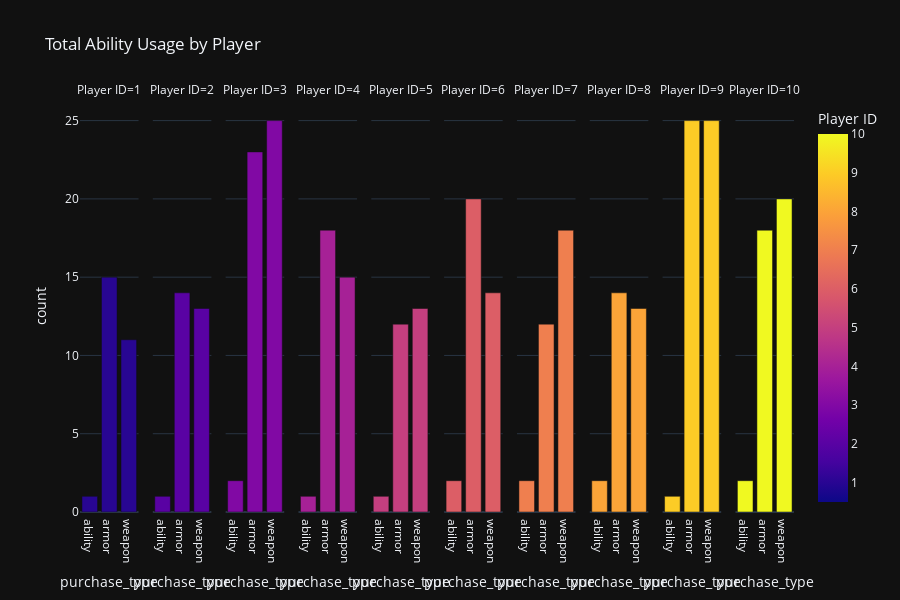

The cell this chart's notebook holds for it:
### Code cell
# 提取每次交易的物品类型
def get_purchase_type(transaction):
    if transaction['transactionType'] == 'PURCHASE':       
        if 'weapon' in transaction and transaction['weapon']['fallback']['guid']:
            return 'weapon'
        elif 'ability' in transaction and transaction['ability']['type']:
            return 'ability'
        elif 'armor' in transaction:
            return 'armor'
        else:
            return 'other'

df_transaction_cleaned['purchase_type'] = df_transaction_cleaned['inventoryTransaction'].apply(get_purchase_type)

purchase_stats = df_transaction_cleaned.groupby(['playerID', 'purchase_type']).size().reset_index(name='count').dropna()
print(purchase_stats.head())

fig = px.bar(purchase_stats, x='purchase_type', y='count', color='playerID', 
             facet_col='playerID', 
             labels={'chargesConsumed':'Charges Consumed', 'ability':'Ability', 'playerID':'Player ID'},
             # color_continuous_scale="Viridis",
             title='Total Ability Usage by Player',
             height=600)

fig.show()

### Figure 1 — Plotly figure (JSON) as saved in the notebook; plotly's stock layout.template omitted (floating-point values rounded to 4 significant figures)
{"data": [{"alignmentgroup": "True", "hovertemplate": "Player ID=%{marker.color}<br>purchase_type=%{x}<br>count=%{y}<extra></extra>", "legendgroup": "", "marker": {"color": [1, 1, 1], "coloraxis": "coloraxis", "pattern": {"shape": ""}}, "name": "", "offsetgroup": "", "orientation": "v", "showlegend": false, "textposition": "auto", "type": "bar", "x": ["ability", "armor", "weapon"], "xaxis": "x", "y": [1, 15, 11], "yaxis": "y"}, {"alignmentgroup": "True", "hovertemplate": "Player ID=%{marker.color}<br>purchase_type=%{x}<br>count=%{y}<extra></extra>", "legendgroup": "", "marker": {"color": [2, 2, 2], "coloraxis": "coloraxis", "pattern": {"shape": ""}}, "name": "", "offsetgroup": "", "orientation": "v", "showlegend": false, "textposition": "auto", "type": "bar", "x": ["ability", "armor", "weapon"], "xaxis": "x2", "y": [1, 14, 13], "yaxis": "y2"}, {"alignmentgroup": "True", "hovertemplate": "Player ID=%{marker.color}<br>purchase_type=%{x}<br>count=%{y}<extra></extra>", "legendgroup": "", "marker": {"color": [3, 3, 3], "coloraxis": "coloraxis", "pattern": {"shape": ""}}, "name": "", "offsetgroup": "", "orientation": "v", "showlegend": false, "textposition": "auto", "type": "bar", "x": ["ability", "armor", "weapon"], "xaxis": "x3", "y": [2, 23, 25], "yaxis": "y3"}, {"alignmentgroup": "True", "hovertemplate": "Player ID=%{marker.color}<br>purchase_type=%{x}<br>count=%{y}<extra></extra>", "legendgroup": "", "marker": {"color": [4, 4, 4], "coloraxis": "coloraxis", "pattern": {"shape": ""}}, "name": "", "offsetgroup": "", "orientation": "v", "showlegend": false, "textposition": "auto", "type": "bar", "x": ["ability", "armor", "weapon"], "xaxis": "x4", "y": [1, 18, 15], "yaxis": "y4"}, {"alignmentgroup": "True", "hovertemplate": "Player ID=%{marker.color}<br>purchase_type=%{x}<br>count=%{y}<extra></extra>", "legendgroup": "", "marker": {"color": [5, 5, 5], "coloraxis": "coloraxis", "pattern": {"shape": ""}}, "name": "", "offsetgroup": "", "orientation": "v", "showlegend": false, "textposition": "auto", "type": "bar", "x": ["ability", "armor", "weapon"], "xaxis": "x5", "y": [1, 12, 13], "yaxis": "y5"}, {"alignmentgroup": "True", "hovertemplate": "Player ID=%{marker.color}<br>purchase_type=%{x}<br>count=%{y}<extra></extra>", "legendgroup": "", "marker": {"color": [6, 6, 6], "coloraxis": "coloraxis", "pattern": {"shape": ""}}, "name": "", "offsetgroup": "", "orientation": "v", "showlegend": false, "textposition": "auto", "type": "bar", "x": ["ability", "armor", "weapon"], "xaxis": "x6", "y": [2, 20, 14], "yaxis": "y6"}, {"alignmentgroup": "True", "hovertemplate": "Player ID=%{marker.color}<br>purchase_type=%{x}<br>count=%{y}<extra></extra>", "legendgroup": "", "marker": {"color": [7, 7, 7], "coloraxis": "coloraxis", "pattern": {"shape": ""}}, "name": "", "offsetgroup": "", "orientation": "v", "showlegend": false, "textposition": "auto", "type": "bar", "x": ["ability", "armor", "weapon"], "xaxis": "x7", "y": [2, 12, 18], "yaxis": "y7"}, {"alignmentgroup": "True", "hovertemplate": "Player ID=%{marker.color}<br>purchase_type=%{x}<br>count=%{y}<extra></extra>", "legendgroup": "", "marker": {"color": [8, 8, 8], "coloraxis": "coloraxis", "pattern": {"shape": ""}}, "name": "", "offsetgroup": "", "orientation": "v", "showlegend": false, "textposition": "auto", "type": "bar", "x": ["ability", "armor", "weapon"], "xaxis": "x8", "y": [2, 14, 13], "yaxis": "y8"}, {"alignmentgroup": "True", "hovertemplate": "Player ID=%{marker.color}<br>purchase_type=%{x}<br>count=%{y}<extra></extra>", "legendgroup": "", "marker": {"color": [9, 9, 9], "coloraxis": "coloraxis", "pattern": {"shape": ""}}, "name": "", "offsetgroup": "", "orientation": "v", "showlegend": false, "textposition": "auto", "type": "bar", "x": ["ability", "armor", "weapon"], "xaxis": "x9", "y": [1, 25, 25], "yaxis": "y9"}, {"alignmentgroup": "True", "hovertemplate": "Player ID=%{marker.color}<br>purchase_type=%{x}<br>count=%{y}<extra></extra>", "legendgroup": "", "marker": {"color": [10, 10, 10], "coloraxis": "coloraxis", "pattern": {"shape": ""}}, "name": "", "offsetgroup": "", "orientation": "v", "showlegend": false, "textposition": "auto", "type": "bar", "x": ["ability", "armor", "weapon"], "xaxis": "x10", "y": [2, 18, 20], "yaxis": "y10"}], "layout": {"annotations": [{"font": {}, "showarrow": false, "text": "Player ID=1", "x": 0.041, "xanchor": "center", "xref": "paper", "y": 1, "yanchor": "bottom", "yref": "paper"}, {"font": {}, "showarrow": false, "text": "Player ID=2", "x": 0.143, "xanchor": "center", "xref": "paper", "y": 1, "yanchor": "bottom", "yref": "paper"}, {"font": {}, "showarrow": false, "text": "Player ID=3", "x": 0.245, "xanchor": "center", "xref": "paper", "y": 1, "yanchor": "bottom", "yref": "paper"}, {"font": {}, "showarrow": false, "text": "Player ID=4", "x": 0.347, "xanchor": "center", "xref": "paper", "y": 1, "yanchor": "bottom", "yref": "paper"}, {"font": {}, "showarrow": false, "text": "Player ID=5", "x": 0.449, "xanchor": "center", "xref": "paper", "y": 1, "yanchor": "bottom", "yref": "paper"}, {"font": {}, "showarrow": false, "text": "Player ID=6", "x": 0.551, "xanchor": "center", "xref": "paper", "y": 1, "yanchor": "bottom", "yref": "paper"}, {"font": {}, "showarrow": false, "text": "Player ID=7", "x": 0.653, "xanchor": "center", "xref": "paper", "y": 1, "yanchor": "bottom", "yref": "paper"}, {"font": {}, "showarrow": false, "text": "Player ID=8", "x": 0.755, "xanchor": "center", "xref": "paper", "y": 1, "yanchor": "bottom", "yref": "paper"}, {"font": {}, "showarrow": false, "text": "Player ID=9", "x": 0.857, "xanchor": "center", "xref": "paper", "y": 1, "yanchor": "bottom", "yref": "paper"}, {"font": {}, "showarrow": false, "text": "Player ID=10", "x": 0.959, "xanchor": "center", "xref": "paper", "y": 1, "yanchor": "bottom", "yref": "paper"}], "barmode": "relative", "coloraxis": {"colorbar": {"title": {"text": "Player ID"}}, "colorscale": [[0, "#0d0887"], [0.1111, "#46039f"], [0.2222, "#7201a8"], [0.3333, "#9c179e"], [0.4444, "#bd3786"], [0.5556, "#d8576b"], [0.6667, "#ed7953"], [0.7778, "#fb9f3a"], [0.8889, "#fdca26"], [1, "#f0f921"]]}, "height": 600, "legend": {"tracegroupgap": 0}, "title": {"text": "Total Ability Usage by Player"}, "xaxis": {"anchor": "y", "domain": [0, 0.082], "title": {"text": "purchase_type"}}, "xaxis10": {"anchor": "y10", "domain": [0.918, 1], "matches": "x", "title": {"text": "purchase_type"}}, "xaxis2": {"anchor": "y2", "domain": [0.102, 0.184], "matches": "x", "title": {"text": "purchase_type"}}, "xaxis3": {"anchor": "y3", "domain": [0.204, 0.286], "matches": "x", "title": {"text": "purchase_type"}}, "xaxis4": {"anchor": "y4", "domain": [0.306, 0.388], "matches": "x", "title": {"text": "purchase_type"}}, "xaxis5": {"anchor": "y5", "domain": [0.408, 0.49], "matches": "x", "title": {"text": "purchase_type"}}, "xaxis6": {"anchor": "y6", "domain": [0.51, 0.592], "matches": "x", "title": {"text": "purchase_type"}}, "xaxis7": {"anchor": "y7", "domain": [0.612, 0.694], "matches": "x", "title": {"text": "purchase_type"}}, "xaxis8": {"anchor": "y8", "domain": [0.714, 0.796], "matches": "x", "title": {"text": "purchase_type"}}, "xaxis9": {"anchor": "y9", "domain": [0.816, 0.898], "matches": "x", "title": {"text": "purchase_type"}}, "yaxis": {"anchor": "x", "domain": [0, 1], "title": {"text": "count"}}, "yaxis10": {"anchor": "x10", "domain": [0, 1], "matches": "y", "showticklabels": false}, "yaxis2": {"anchor": "x2", "domain": [0, 1], "matches": "y", "showticklabels": false}, "yaxis3": {"anchor": "x3", "domain": [0, 1], "matches": "y", "showticklabels": false}, "yaxis4": {"anchor": "x4", "domain": [0, 1], "matches": "y", "showticklabels": false}, "yaxis5": {"anchor": "x5", "domain": [0, 1], "matches": "y", "showticklabels": false}, "yaxis6": {"anchor": "x6", "domain": [0, 1], "matches": "y", "showticklabels": false}, "yaxis7": {"anchor": "x7", "domain": [0, 1], "matches": "y", "showticklabels": false}, "yaxis8": {"anchor": "x8", "domain": [0, 1], "matches": "y", "showticklabels": false}, "yaxis9": {"anchor": "x9", "domain": [0, 1], "matches": "y", "showticklabels": false}}}
